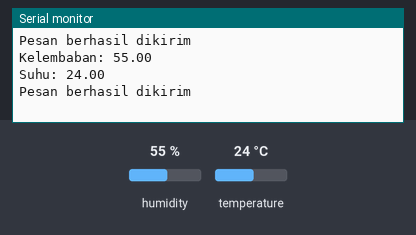
Recording of a sketch running on a simulated ESP32. On the bench: the last lines printed to the serial monitor. The inputs (shaded band) are chosen by the test bench; at power-on: humidity 55 %, temperature 24 °C. WiFi joins after 1.5 s; servers stay silent unless stated; web services answer with replies made up by the test bench.

Above: at 2.9 s.
3.0 s: humidity set to 22 %
At 5.11 s:
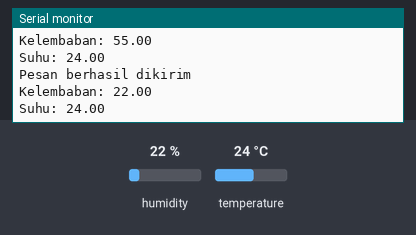
7.1 s: temperature set to 12 °C
At 9.0 s:
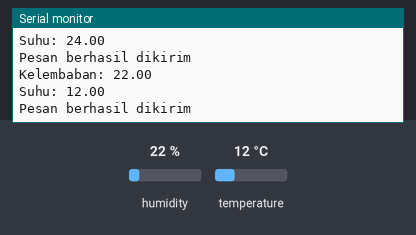
11.2 s: humidity set to 40 %
At 12.3 s:
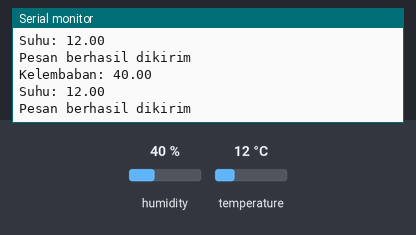
Timing chart, 0 to 14.2 s (numbered marks = the images above; inputs shaded):
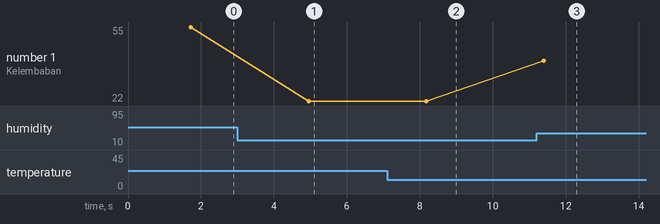

The sketch:

esp-to-wa.ino
```cpp
#include <WiFi.h>
#include <HTTPClient.h>
#include <UrlEncode.h>
#include "DHT.h"

#define DHTPIN 5
#define DHTTYPE DHT11
DHT dht(DHTPIN, DHTTYPE);

const char* ssid = "Kipas Angin";
const char* password = "11223344";

String phoneNumber = "+6289601485849";
String apiKey = "8192384";

void sendMessage(String message) {
  // Data untuk dikirim menggunakan HTTP POST
  String url = "https://api.callmebot.com/whatsapp.php?phone=" + phoneNumber + "&apikey=" + apiKey + "&text=" + urlEncode(message);
  HTTPClient http;

  http.begin(url);

  // Tentukan header jenis konten
  http.addHeader("Content-Type", "application/x-www-form-urlencoded");

  // Kirim HTTP POST request
  int httpResponseCode = http.POST("");
  if (httpResponseCode == 200) {
    Serial.println("Pesan berhasil dikirim");
  } else {
    Serial.println("Gagal mengirim pesan");
    Serial.print("Kode respons HTTP: ");
    Serial.println(httpResponseCode);
  }

  // Hentikan koneksi HTTP
  http.end();
}

void setup() {
  Serial.begin(9600);
  dht.begin();

  // Koneksi ke WiFi
  WiFi.begin(ssid, password);
  Serial.println("Menghubungkan ke WiFi...");
  while (WiFi.status() != WL_CONNECTED) {
    delay(500);
    Serial.print(".");
  }

  Serial.println("");
  Serial.print("Terhubung ke jaringan WiFi dengan IP: ");
  Serial.println(WiFi.localIP());

  // Kirim pesan ke WhatsApp sebagai test
  sendMessage("Hello from ESP32!");
}

void loop() {
  // Membaca kelembaban dan suhu dari sensor DHT
  float hum = dht.readHumidity();
  float temp = dht.readTemperature();

  // Menampilkan hasil di Serial Monitor
  Serial.print("Kelembaban: ");
  Serial.println(hum);
  Serial.print("Suhu: ");
  Serial.println(temp);

  // Mengirimkan pesan WhatsApp
  String T = String(temp);
  String H = String(hum);
  sendMessage("Temp : " + T + " Hum : " + H);

  delay(3000); // Tunggu 3 detik sebelum mengirim data lagi
}
```

Measured:
- after the input at 3.0 s, the serial monitor: prints a new line after 1.9 s (image 1)
- after the input at 7.1 s, the serial monitor: prints a new line after 1.1 s (image 2)
- after the input at 11.2 s, the serial monitor: prints a new line after 0.20 s (image 3)
- plotted number 1: 55 → 22 after the input at 3.0 s, 22 → 40 after the input at 11.2 s
